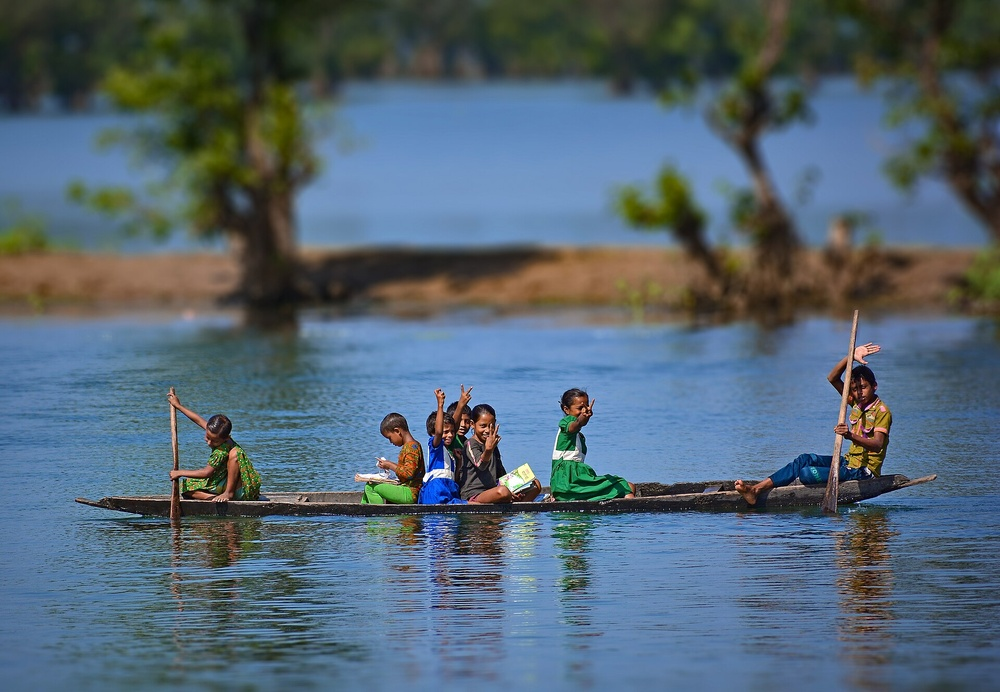
#> input picture img/boat.jpg, 1000 x 692 px, shrunk from 1920 x 1328 before the run
$ python '6. hist matching.py'
#> lines starting #> are read from the running program, lines starting #| are printed output that depends on the picture
# 6. hist matching.py
# import
import cv2
import numpy as np
import matplotlib.pyplot as plt

# image loading
image = cv2.imread(r"img/boat.jpg")
#> image is the input picture: shape (692, 1000, 3); mean B, G, R 115.3, 101.5, 83.7
image_hsv = cv2.cvtColor(image, cv2.COLOR_BGR2HSV)
#> image_hsv: shape (692, 1000, 3); mean H, S, V 81.6, 99.8, 125.6

ref = cv2.imread(r"img/power_plant.jpg")
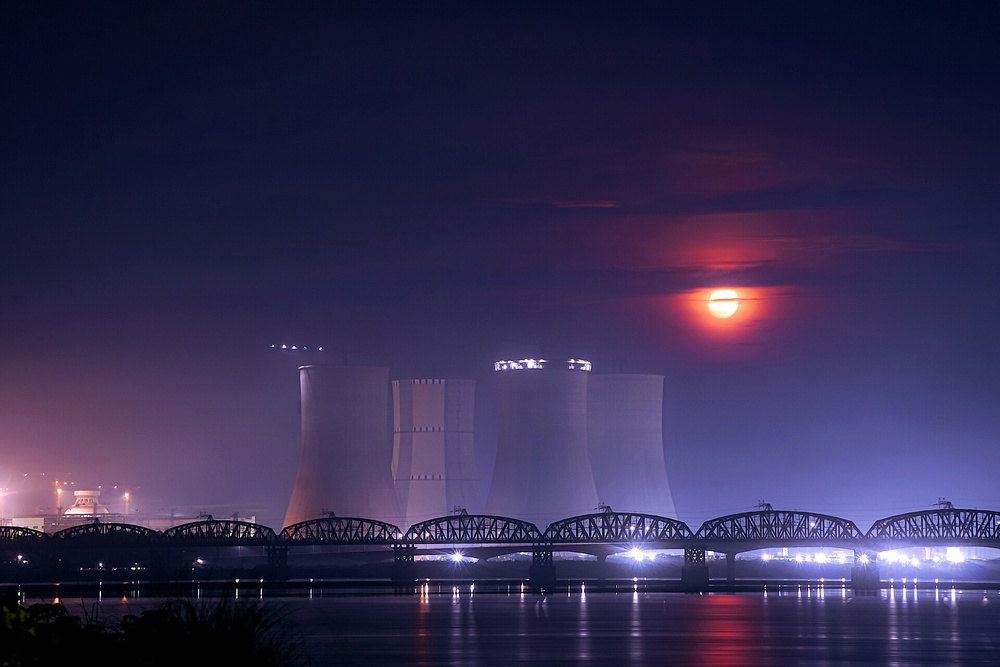
#> input picture img/power_plant.jpg, 1000 x 667 px, shrunk from 1920 x 1280 before the run
#> ref is the input picture: shape (667, 1000, 3); mean B, G, R 80.3, 44.1, 52
ref_hsv = cv2.cvtColor(ref, cv2.COLOR_BGR2HSV)
#> ref_hsv: shape (667, 1000, 3); mean H, S, V 123.2, 135.8, 82.1

image = image_hsv

print(image.shape) # (height, width, 3)
#| (692, 1000, 3)

height = image.shape[0]
#> height = 692
width = image.shape[1]
#> width = 1000

def get_pdf(channel):
    h = channel.shape[0]
    w = channel.shape[1]
    pdf = np.zeros(256, dtype=np.float32)
    for i in range(h):
        for j in range(w):
            pdf[channel[i, j]] += 1
    pdf /= (h * w)
    return pdf

def get_cdf(pdf):
    cdf = np.zeros_like(pdf)
    cdf[0] = pdf[0]
    for i in range(1, 256):
        cdf[i] = cdf[i-1] + pdf[i]
    return cdf

h, _, _ = cv2.split(image)
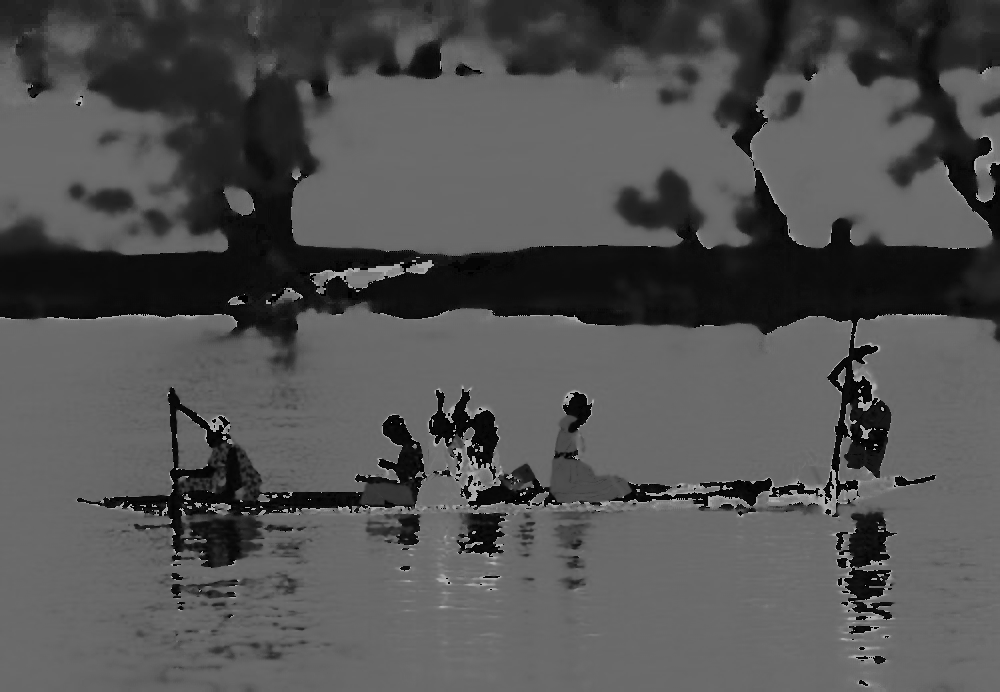
#> h: shape (692, 1000); min 0, max 179, mean 81.6

# r = image[:, :, 0]
# g = image[:, :, 1]
# b = image[:, :, 2]

# pdf & cdf (image)
pdf_h = get_pdf(h)
#> pdf_h = 256 values, max 0.156 at index 106, min 0 at index 180, mean 0.00391
cdf_h = get_cdf(pdf_h)
#> after the loop in get_cdf, `for i in range(1, 256):`: cdf = 256 values from 0.00365 to 1
#> cdf_h = 256 values from 0.00365 to 1


ref_h, _, _ = cv2.split(ref_hsv)
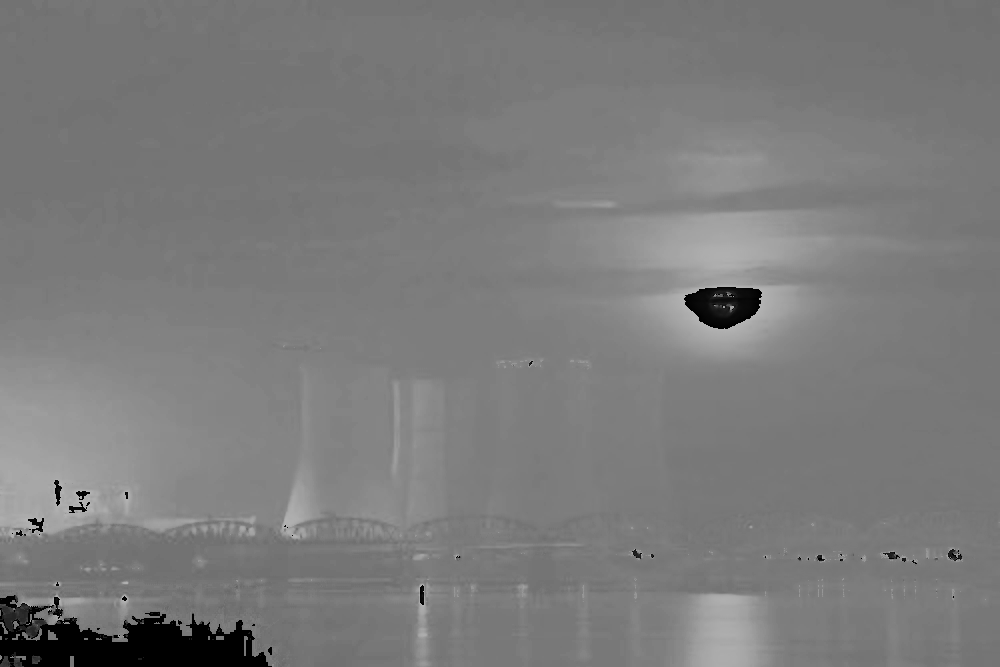
#> ref_h: shape (667, 1000); min 0, max 179, mean 123.2

# pdf & cdf (ref)
pdf_ref_h = get_pdf(ref_h)
#> pdf_ref_h = 256 values, max 0.091 at index 116, min 0 at index 47, mean 0.00391
cdf_ref_h = get_cdf(pdf_ref_h)
#> cdf_ref_h = 256 values from 0.0153 to 1

new_h = np.zeros_like(h)
for i in range(height):
    for j in range(width):
        r = h[i,j]
        cdf_val = cdf_h[r]

        # find the closest cdf value in ref image
        diff_array = np.abs(cdf_ref_h - cdf_val)
        s = np.argmin(diff_array)
        new_h[i,j] = s
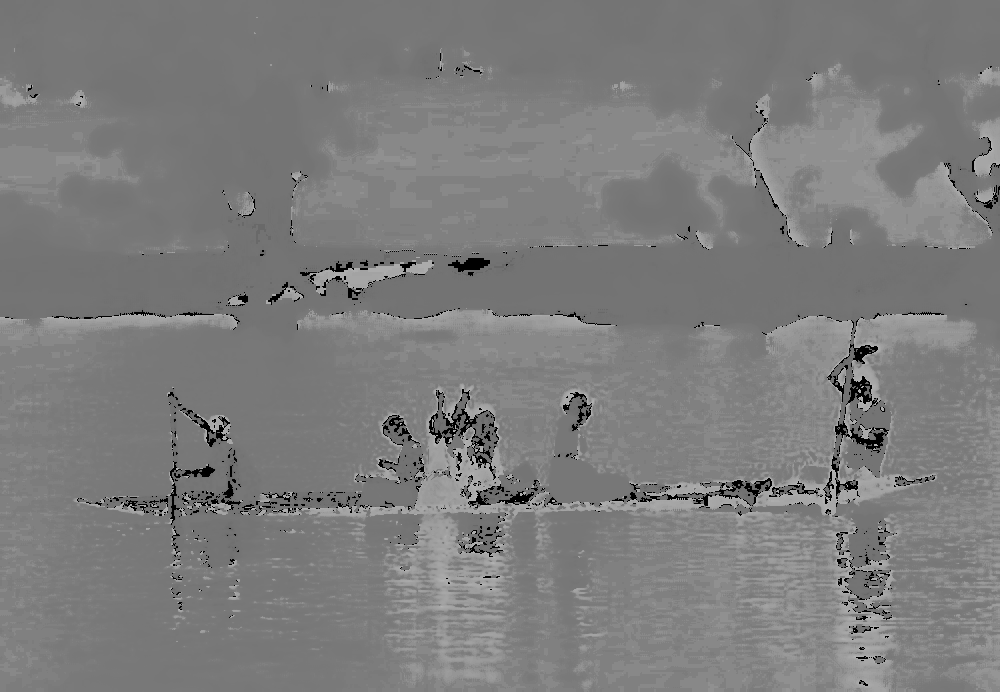
#> new_h: shape (692, 1000); min 0, max 179, mean 124.6

new_image = image.copy()
new_image[:, :, 0] = new_h
#> new_image: shape (692, 1000, 3); mean H, S, V 124.6, 99.8, 125.6

new_pdf_h = get_pdf(new_h)
#> new_pdf_h = 256 values, max 0.156 at index 128, min 0 at index 1, mean 0.00391
new_cdf_h = get_cdf(new_pdf_h)
#> new_cdf_h = 256 values from 0.0141 to 1

# plotting (orginal vs log)
plt.figure(figsize=(8, 16)) # (width, height)

plt.subplot(3, 2, 1) # (rows, columns, index)
image = cv2.cvtColor(image, cv2.COLOR_HSV2RGB)
plt.imshow(image, cmap="gray")
plt.title("Original")
plt.axis("off")

plt.subplot(3, 2, 2)
image = cv2.cvtColor(image, cv2.COLOR_HSV2RGB)
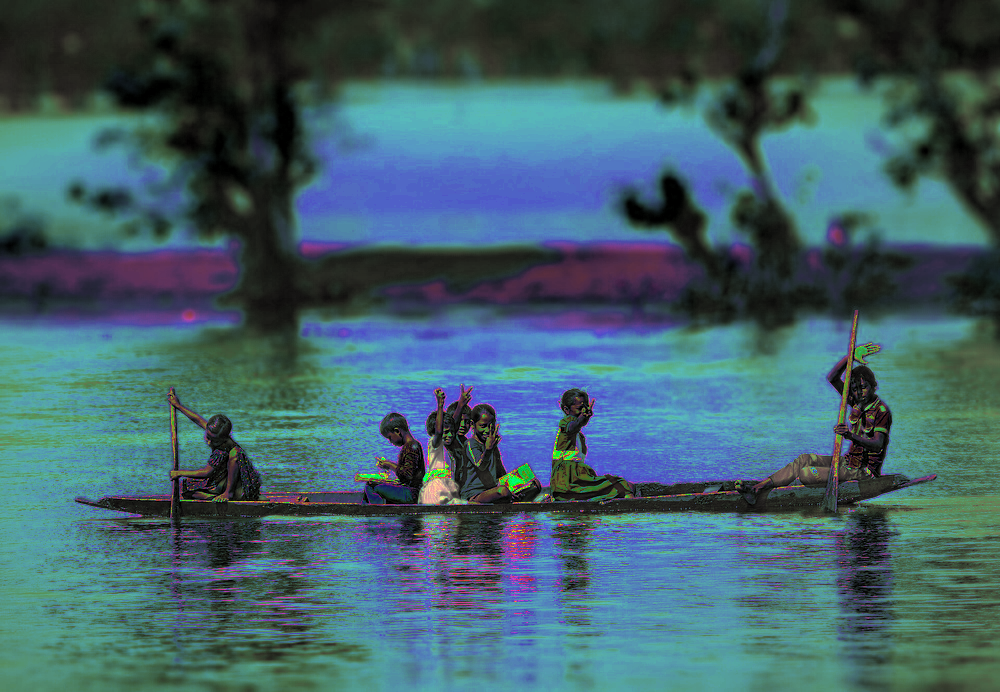
#> image: shape (692, 1000, 3); mean R, G, B 64.8, 96.5, 105.7
plt.imshow(new_image, cmap="gray")
plt.title("eqalized")
plt.axis("off")

plt.subplot(3, 2, 3)
plt.plot(pdf_h, color="red")
plt.plot(new_pdf_h, color="green")
plt.title("PDF")
plt.ylabel("probability")
plt.legend(["Original H", "new H"])

plt.subplot(3, 2, 4)
plt.plot(cdf_h, color="red")
plt.plot(cdf_ref_h, color="green")
plt.title("CDF")
plt.ylabel("probability")
plt.legend(["Original H", "new H"])

plt.subplot(3, 2, 5)
plt.plot(pdf_ref_h, color="red")
plt.title("PDF")
plt.ylabel("probability")
plt.legend(["Ref H"])

plt.subplot(3, 2, 6)
plt.plot(cdf_ref_h, color="red")
plt.title("CDF")
plt.ylabel("probability")
plt.legend(["Ref H"])

# plt.tight_layout()
plt.savefig(r"out.png", dpi=300, bbox_inches="tight")
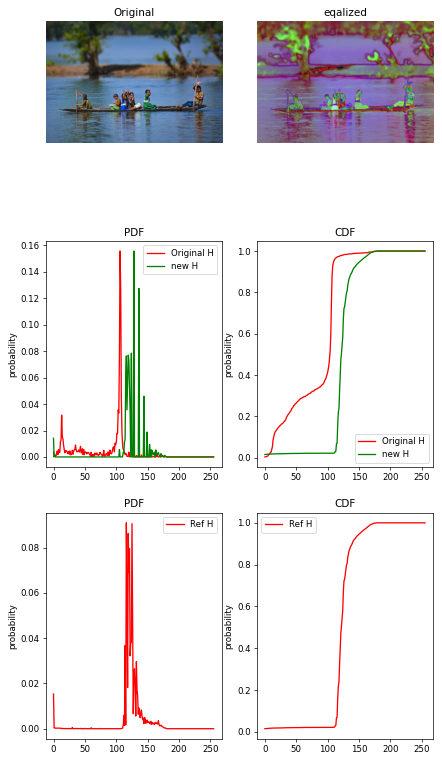
#> figure drawn by matplotlib, 6 panels; panel 3: curve peaks at x = 106, y = 0.156; panel 3: curve peaks at x = 128, y = 0.156; panel 4: curve peaks at x = 179, y = 1; panel 4: curve peaks at x = 179, y = 1
plt.show()
